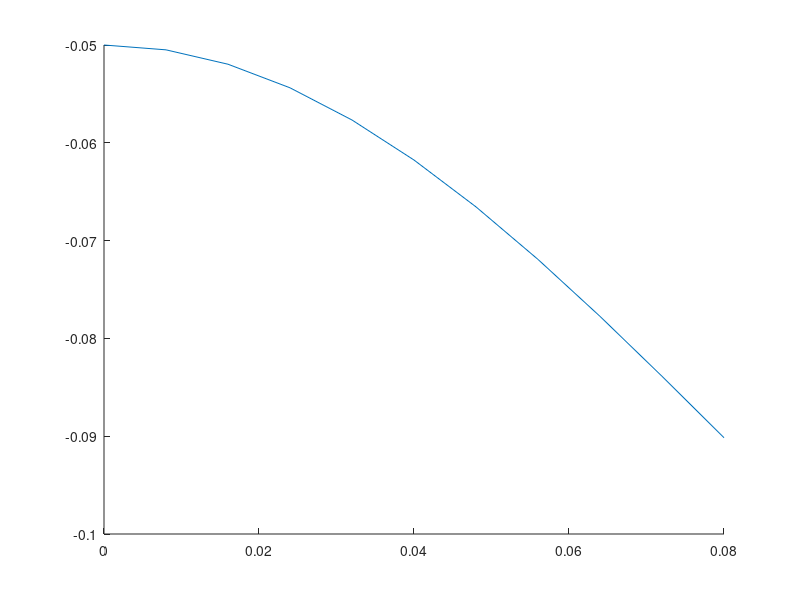

Source code (MATLAB): (Note: this script raises an error after producing the figure.)
clc;
clear;
close all hidden;

%% cone waverider

Ma_in=13.8;
T_in=89.3;
P_in=951.5;
beta=10/180*pi; % oblique shock wave angle

R_0=0.05;
L_total=0.4;
W_total=0.16;

x_0=R_0/tan(beta);
R_total_sq=(tan(beta)*(x_0+L_total))^2;
H_total=(sqrt(R_total_sq-(W_total/2)^2)-R_0);
lead_edge_fcn=@(z) -R_0+H_total*(cos(pi*z/W_total)-1);
line((0:0.1:1)*W_total/2,lead_edge_fcn((0:0.1:1)*W_total/2));
waverider=WaveriderCone('',Ma_in,T_in,P_in,beta,...
    lead_edge_fcn,R_0,L_total,W_total);
U_num=21;
V_num=21;
W_num=21;
waverider.drawBody([],U_num,[],W_num)
% part.mesh_list=waverider.calSurfaceMatrix(U_num,[],W_num);
% writeMeshSTL('waverider_cone',convertWGSToSTL(part));
waverider.writeStepOpenShell('waverider_cone.step',U_num,[],W_num);
% 
% surf_total=waverider.calSurfaceMatrix(U_num,[],W_num);
% surf_total=waverider.reverseUV(surf_total);
% X_up=surf_total{2}.X;Y_up=surf_total{2}.Y;Z_up=surf_total{2}.Z;
% X_low=surf_total{1}.X;Y_low=surf_total{1}.Y;Z_low=surf_total{1}.Z;
% save('wing/cone_waverider.mat','X_up','Y_up','Z_up','X_low','Y_low','Z_low')
